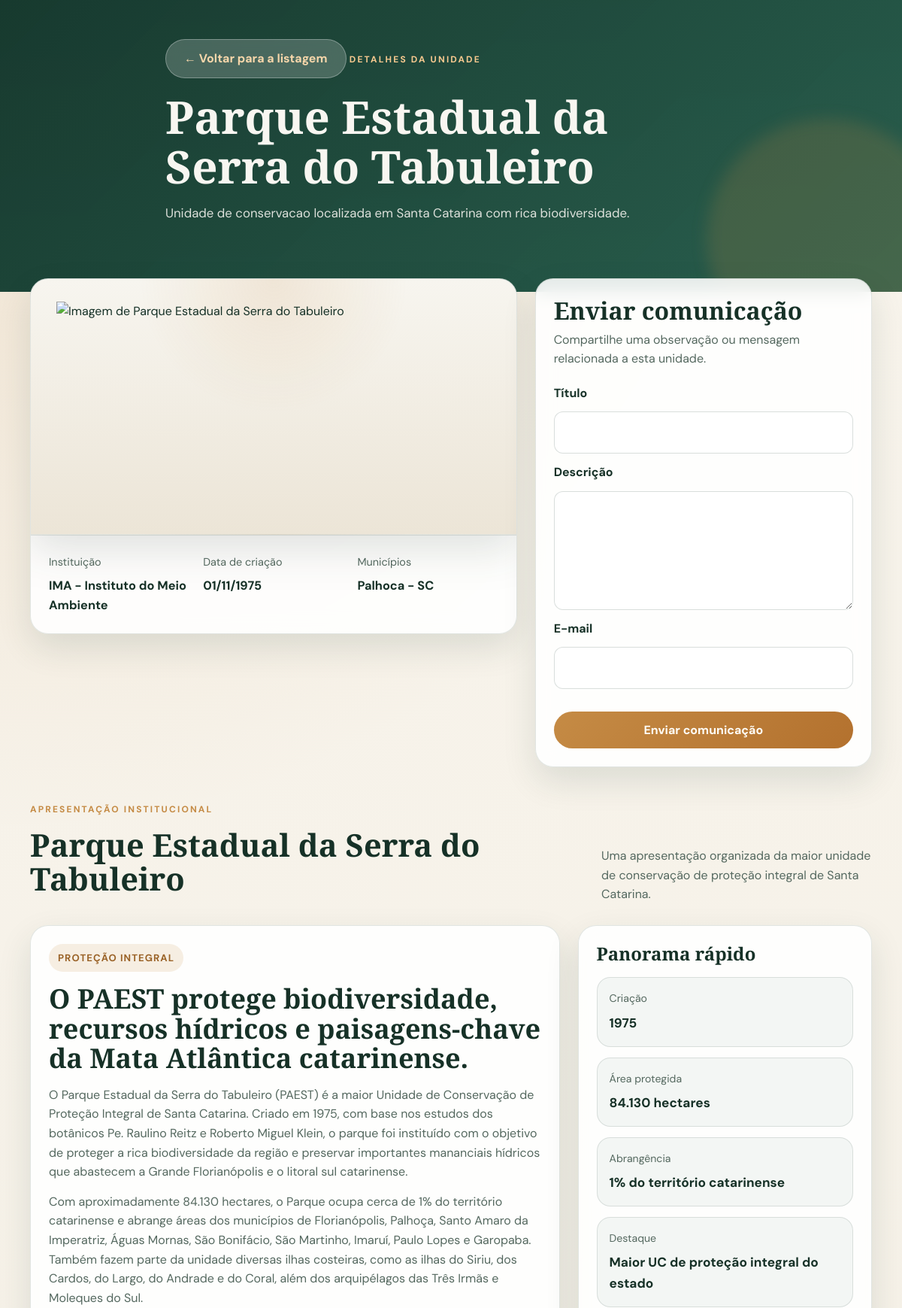
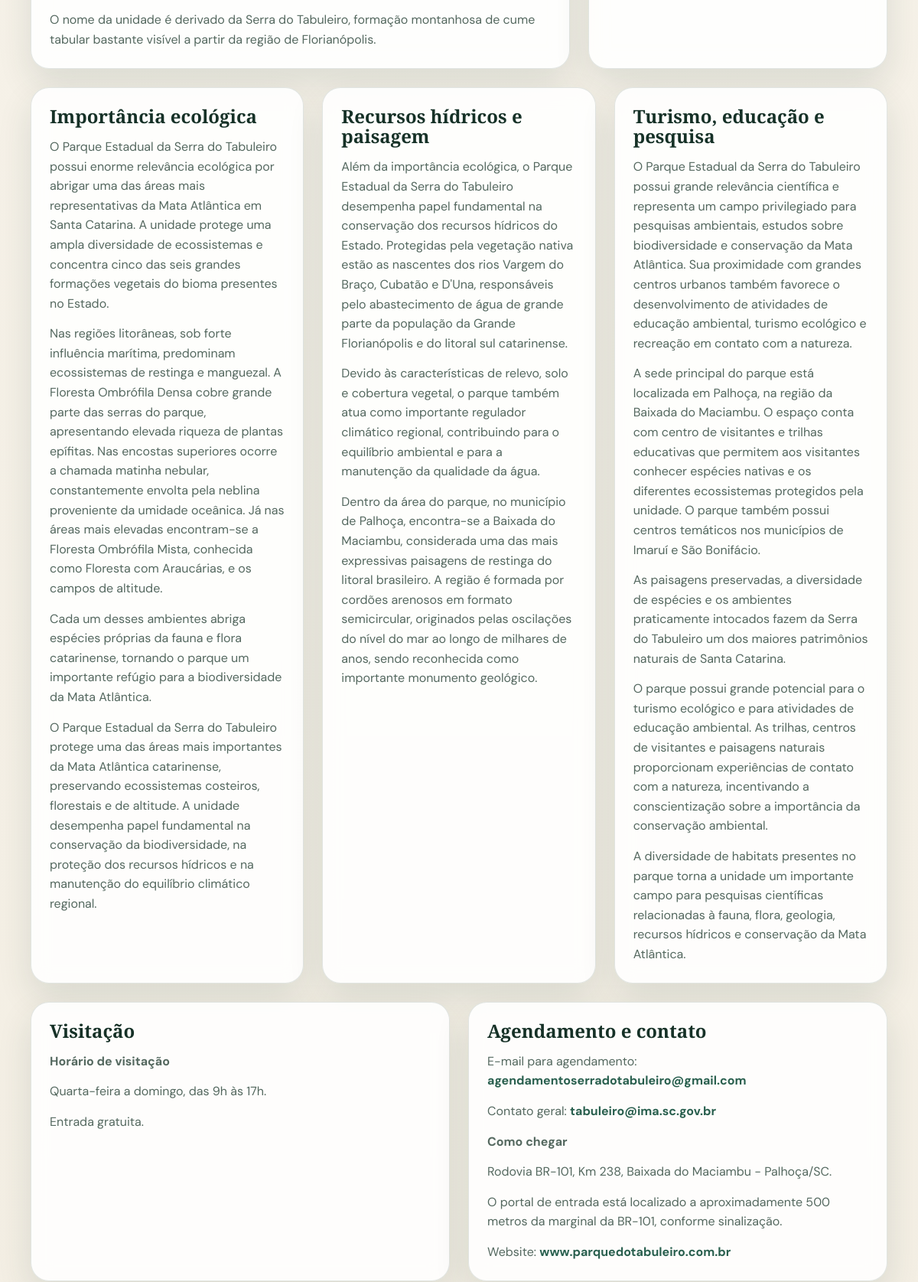
Screenshot of /detalhes.php?id=1 (upper part) with the database file from the repository (2 pictures, top to bottom).
### tables this page shows
CREATE TABLE IF NOT EXISTS unidade_conservacao (
    id INT AUTO_INCREMENT PRIMARY KEY,
    nome VARCHAR(200) NOT NULL,
    data_criacao DATE DEFAULT NULL,
    descricao TEXT DEFAULT NULL,
    imagem TEXT DEFAULT NULL,
    instituicao_id INT DEFAULT NULL,
    CONSTRAINT fk_unidade_instituicao
        FOREIGN KEY (instituicao_id)
        REFERENCES instituicao(id)
        ON UPDATE CASCADE
        ON DELETE SET NULL
);

CREATE TABLE IF NOT EXISTS instituicao (
    id INT AUTO_INCREMENT PRIMARY KEY,
    nome VARCHAR(150) NOT NULL,
    email VARCHAR(150) DEFAULT NULL
);

### helpers.php (called while the page is built, shortened)
<?php
function e(?string $value): string
{
    return htmlspecialchars((string) $value, ENT_QUOTES, 'UTF-8');
}
function asset(string $path): string
{
    return $path . '?v=20260512-2';
}
function getIntParam(array $source, string $key): ?int
{
    $value = filter_var($source[$key] ?? null, FILTER_VALIDATE_INT);
    return $value === false ? null : $value;
}
function formatDate(?string $value, string $format = 'd/m/Y'): string
{
    $timestamp = strtotime($value);
    return $timestamp ? date($format, $timestamp) : 'Nao informado';
}
function normalizeUnitName(?string $value): string
{
    $normalized = mb_strtolower(trim((string) $value), 'UTF-8');
    return strtr($normalized, [
        'á' => 'a',
        'à' => 'a',
        'ã' => 'a',
        'â' => 'a',
        'ä' => 'a',
        'é' => 'e',
        'è' => 'e',
        'ê' => 'e',
        'ë' => 'e',
        'í' => 'i',
        'ì' => 'i',
        'î' => 'i',
        'ï' => 'i',
        'ó' => 'o',
        'ò' => 'o',
        'õ' => 'o',
        'ô' => 'o',
        'ö' => 'o',
        'ú' => 'u',
        'ù' => 'u',
        'û' => 'u',
        'ü' => 'u',
        'ç' => 'c',
    ]);
}
function isApaBaleiaFranca(array $unidade): bool
{
    return normalizeUnitName($unidade['nome'] ?? '') === normalizeUnitName('APA da Baleia Franca');
}
function isSerraDoTabuleiro(array $unidade): bool
{
    return normalizeUnitName($unidade['nome'] ?? '') === normalizeUnitName('Parque Estadual da Serra do Tabuleiro');
}
function isRioVermelho(array $unidade): bool
{
    return normalizeUnitName($unidade['nome'] ?? '') === normalizeUnitName('Parque Estadual do Rio Vermelho');
}
function getUnitImage(array $unidade): string
{
    if (isSerraDoTabuleiro($unidade)) {
        return asset('assets/serra-do-tabuleiro.png');
    }
    return (string) ($unidade['imagem'] ?? '');
}
function getUnitImageVariant(array $unidade): string
{
    if (
        isApaBaleiaFranca($unidade)
        || isSerraDoTabuleiro($unidade)
        || isRioVermelho($unidade)
    ) {
        return 'brand';
    }
    return 'photo';
}

### detalhes.php (the view, shortened to what this page needs)
<?php
require __DIR__ . '/conexao.php';
require __DIR__ . '/helpers.php';
$id = getIntParam($_GET, 'id');
$sqlUnidade = '
    SELECT
        u.id,
        u.nome,
        u.descricao,
        u.imagem,
        u.data_criacao,
        i.nome AS instituicao,
        GROUP_CONCAT(CONCAT(m.nome, " - ", m.estado) ORDER BY m.nome SEPARATOR ", ") AS municipios
    FROM unidade_conservacao u
    INNER JOIN instituicao i ON u.instituicao_id = i.id
    LEFT JOIN unidade_municipio um ON um.unidade_id = u.id
    LEFT JOIN municipio m ON m.id = um.municipio_id
    WHERE u.id = ?
    GROUP BY u.id, i.nome
';
$stmtUnidade = mysqli_prepare($conexao, $sqlUnidade);
$unidade = null;
if ($stmtUnidade) {
    mysqli_stmt_bind_param($stmtUnidade, 'i', $id);
    mysqli_stmt_execute($stmtUnidade);
    $resultadoUnidade = mysqli_stmt_get_result($stmtUnidade);
    $unidade = $resultadoUnidade ? mysqli_fetch_assoc($resultadoUnidade) : null;
}
$isSerraDoTabuleiro = isSerraDoTabuleiro($unidade);
?>
<!DOCTYPE html>
<html lang="pt-BR">
<head>
    <link rel="stylesheet" href="<?= e(asset('style.css')); ?>">
</head>
<body>
    <header class="hero hero--compact">
        <div class="container hero__content">
            <a class="back-link back-link--button" href="index.php">← Voltar para a listagem</a>
            <span class="hero__eyebrow">Detalhes da unidade</span>
            <h1><?= e($unidade['nome']); ?></h1>
            <p><?= e($unidade['descricao']); ?></p>
        </div>
    </header>
    <main class="container page-content page-content--details">
        <section class="details-grid">
            <article class="panel panel--highlight">
                <img
                    class="details-image details-image--<?= e(getUnitImageVariant($unidade)); ?>"
                    src="<?= e(getUnitImage($unidade)); ?>"
                    alt="Imagem de <?= e($unidade['nome']); ?>"
                >
                <div class="detail-list">
                    <div>
                        <span>Instituição</span>
                        <strong><?= e($unidade['instituicao']); ?></strong>
                    </div>
                    <div>
                        <span>Data de criação</span>
                        <strong><?= e(formatDate($unidade['data_criacao'] ?? null)); ?></strong>
                    </div>
                    <div>
                        <span>Municípios</span>
                        <strong><?= e($unidade['municipios'] ?: 'Não informado'); ?></strong>
                    </div>
                </div>
            </article>
            <aside class="panel">
                <div class="panel__header">
                    <h2>Enviar comunicação</h2>
                    <p>Compartilhe uma observação ou mensagem relacionada a esta unidade.</p>
                </div>
                <form action="salvar_comunicacao.php" method="POST" class="form">
                    <label for="titulo">Título</label>
                    <input id="titulo" type="text" name="titulo" maxlength="200" required>
                    <label for="descricao">Descrição</label>
                    <textarea id="descricao" name="descricao" rows="5" required></textarea>
                    <label for="email">E-mail</label>
                    <input id="email" type="email" name="email" maxlength="150" required>
                    <button class="btn btn--primary btn--full" type="submit">Enviar comunicação</button>
                </form>
            </aside>
        </section>
        <?php if ($isSerraDoTabuleiro) : ?>
            <section class="section-heading section-heading--spaced">
                <div>
                    <span class="section-heading__eyebrow">Apresentação institucional</span>
                    <h2>Parque Estadual da Serra do Tabuleiro</h2>
                </div>
                <p>
                    Uma apresentação organizada da maior unidade de conservação de proteção integral de Santa Catarina.
                </p>
            </section>
            <section class="profile-layout">
                <article class="panel profile-intro">
                    <span class="profile-tag">Proteção integral</span>
                    <h2>O PAEST protege biodiversidade, recursos hídricos e paisagens-chave da Mata Atlântica catarinense.</h2>
                    <p>
                        O Parque Estadual da Serra do Tabuleiro (PAEST) é a maior Unidade de Conservação de Proteção Integral de Santa Catarina. Criado em 1975, com base nos estudos dos botânicos Pe. Raulino Reitz e Roberto Miguel Klein, o parque foi instituído com o objetivo de proteger a rica biodiversidade da região e preservar importantes mananciais hídricos que abastecem a Grande Florianópolis e o litoral sul catarinense.
                    </p>
                    <p>
                        Com aproximadamente 84.130 hectares, o Parque ocupa cerca de 1% do território catarinense e abrange áreas dos municípios de Florianópolis, Palhoça, Santo Amaro da Imperatriz, Águas Mornas, São Bonifácio, São Martinho, Imaruí, Paulo Lopes e Garopaba. Também fazem parte da unidade diversas ilhas costeiras, como as ilhas do Siriu, dos Cardos, do Largo, do Andrade e do Coral, além dos arquipélagos das Três Irmãs e Moleques do Sul.
                    </p>
                    <p>
                        O nome da unidade é derivado da Serra do Tabuleiro, formação montanhosa de cume tabular bastante visível a partir da região de Florianópolis.
                    </p>
                </article>
                <aside class="panel profile-facts">
                    <h3>Panorama rápido</h3>
                    <div class="facts-grid">
                        <div class="fact-card">
                            <span>Criação</span>
                            <strong>1975</strong>
                        </div>
                        <div class="fact-card">
                            <span>Área protegida</span>
                            <strong>84.130 hectares</strong>
                        </div>
                        <div class="fact-card">
                            <span>Abrangência</span>
                            <strong>1% do território catarinense</strong>
                        </div>
                        <div class="fact-card">
                            <span>Destaque</span>
                            <strong>Maior UC de proteção integral do estado</strong>
                        </div>
                    </div>
                </aside>
            </section>
            <section class="feature-grid">
                <article class="panel">
                    <h3>Importância ecológica</h3>
                    <p>
                        O Parque Estadual da Serra do Tabuleiro possui enorme relevância ecológica por abrigar uma das áreas mais representativas da Mata Atlântica em Santa Catarina. A unidade protege uma ampla diversidade de ecossistemas e concentra cinco das seis grandes formações vegetais do bioma presentes no Estado.
                    </p>
                    <p>
                        Nas regiões litorâneas, sob forte influência marítima, predominam ecossistemas de restinga e manguezal. A Floresta Ombrófila Densa cobre grande parte das serras do parque, apresentando elevada riqueza de plantas epífitas. Nas encostas superiores ocorre a chamada matinha nebular, constantemente envolta pela neblina proveniente da umidade oceânica. Já nas áreas mais elevadas encontram-se a Floresta Ombrófila Mista, conhecida como Floresta com Araucárias, e os campos de altitude.
                    </p>
                    <p>
                        Cada um desses ambientes abriga espécies próprias da fauna e flora catarinense, tornando o parque um importante refúgio para a biodiversidade da Mata Atlântica.
                    </p>
                    <p>
                        O Parque Estadual da Serra do Tabuleiro protege uma das áreas mais importantes da Mata Atlântica catarinense, preservando ecossistemas costeiros, florestais e de altitude. A unidade desempenha papel fundamental na conservação da biodiversidade, na proteção dos recursos hídricos e na manutenção do equilíbrio climático regional.
                    </p>
                </article>
                <article class="panel">
                    <h3>Recursos hídricos e paisagem</h3>
                    <p>
                        Além da importância ecológica, o Parque Estadual da Serra do Tabuleiro desempenha papel fundamental na conservação dos recursos hídricos do Estado. Protegidas pela vegetação nativa estão as nascentes dos rios Vargem do Braço, Cubatão e D'Una, responsáveis pelo abastecimento de água de grande parte da população da Grande Florianópolis e do litoral sul catarinense.
                    </p>
                    <p>
                        Devido às características de relevo, solo e cobertura vegetal, o parque também atua como importante regulador climático regional, contribuindo para o equilíbrio ambiental e para a manutenção da qualidade da água.
                    </p>
                    <p>
                        Dentro da área do parque, no município de Palhoça, encontra-se a Baixada do Maciambu, considerada uma das mais expressivas paisagens de restinga do litoral brasileiro. A região é formada por cordões arenosos em formato semicircular, originados pelas oscilações do nível do mar ao longo de milhares de anos, sendo reconhecida como importante monumento geológico.
                    </p>
                </article>
                <article class="panel">
                    <h3>Turismo, educação e pesquisa</h3>
                    <p>
                        O Parque Estadual da Serra do Tabuleiro possui grande relevância científica e representa um campo privilegiado para pesquisas ambientais, estudos sobre biodiversidade e conservação da Mata Atlântica. Sua proximidade com grandes centros urbanos também favorece o desenvolvimento de atividades de educação ambiental, turismo ecológico e recreação em contato com a natureza.
                    </p>
                    <p>
                        A sede principal do parque está localizada em Palhoça, na região da Baixada do Maciambu. O espaço conta com centro de visitantes e trilhas educativas que permitem aos visitantes conhecer espécies nativas e os diferentes ecossistemas protegidos pela unidade. O parque também possui centros temáticos nos municípios de Imaruí e São Bonifácio.
                    </p>
                    <p>
                        As paisagens preservadas, a diversidade de espécies e os ambientes praticamente intocados fazem da Serra do Tabuleiro um dos maiores patrimônios naturais de Santa Catarina.
                    </p>
                    <p>
                        O parque possui grande potencial para o turismo ecológico e para atividades de educação ambiental. As trilhas, centros de visitantes e paisagens naturais proporcionam experiências de contato com a natureza, incentivando a conscientização sobre a importância da conservação ambiental.
                    </p>
                    <p>
                        A diversidade de habitats presentes no parque torna a unidade um importante campo para pesquisas científicas relacionadas à fauna, flora, geologia, recursos hídricos e conservação da Mata Atlântica.
                    </p>
                </article>
            </section>
            <section class="feature-grid feature-grid--contact">
                <article class="panel">
                    <h3>Visitação</h3>
                    <p><strong>Horário de visitação</strong></p>
                    <p>Quarta-feira a domingo, das 9h às 17h.</p>
                    <p>Entrada gratuita.</p>
                </article>
                <article class="panel contact-card">
                    <h3>Agendamento e contato</h3>
                    <p>E-mail para agendamento: <a href="mailto:agendamentoserradotabuleiro@gmail.com">agendamentoserradotabuleiro@gmail.com</a></p>
                    <p>Contato geral: <a href="mailto:tabuleiro@ima.sc.gov.br">tabuleiro@ima.sc.gov.br</a></p>
                    <p><strong>Como chegar</strong></p>
                    <p>Rodovia BR-101, Km 238, Baixada do Maciambu - Palhoça/SC.</p>
                    <p>O portal de entrada está localizado a aproximadamente 500 metros da marginal da BR-101, conforme sinalização.</p>
                    <p>Website: <a href="https://www.parquedotabuleiro.com.br/" target="_blank" rel="noreferrer">www.parquedotabuleiro.com.br</a></p>
                </article>
            </section>
        <?php endif; ?>
    </main>
</body>
</html>

### rows the page displays
unidade_conservacao: nome "Parque Estadual da Serra do Tabuleiro", descricao "Unidade de conservacao localizada em Santa Catarina com rica biodiversidade.", instituicao.nome "IMA - Instituto do Meio Ambiente", data_criacao "01/11/1975"

### other values shown
$unidade['municipios'] ?: 'Não informado' "Palhoca - SC"
